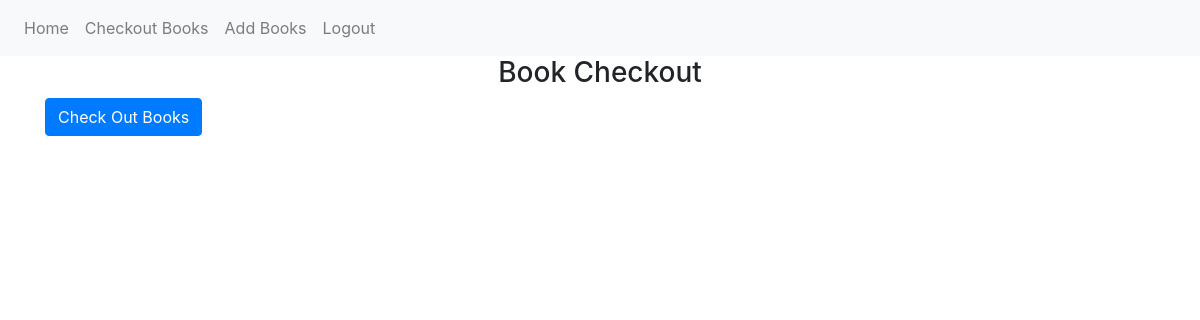
The app's page /checkout (signed in), older data.
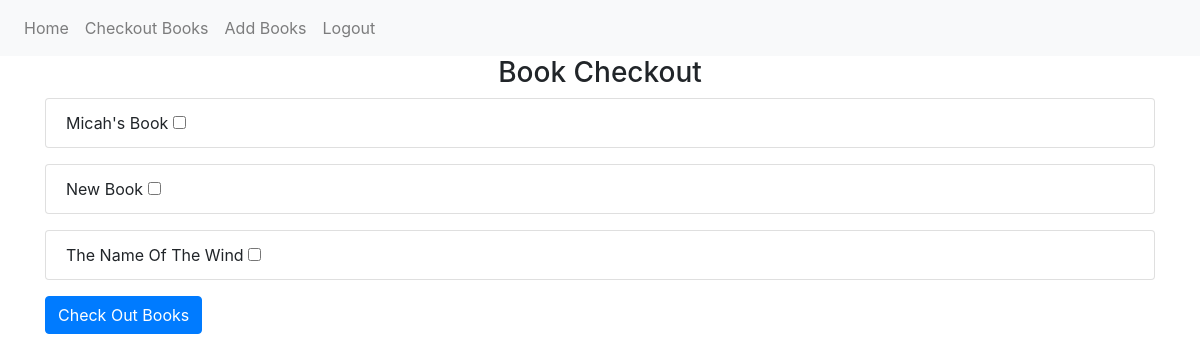
The same page, newer data.
### library/models.py (models this page shows)
class Book(db.Model):
  id = db.Column(db.Integer, primary_key=True)
  title = db.Column(db.String(100), unique=True, nullable=False)
  checked_out = db.Column(db.Boolean)
  author = db.Column(db.String(100), nullable=False)
  user_id = db.Column(db.Integer, db.ForeignKey('user.id'))

### library/views.py (the view, shortened to what this page needs)
@views.route('/checkout', methods=['GET', 'POST'])
@login_required
def checkout():
  books = Book.query.filter_by(checked_out=False).all()
  return render_template("checkout.html", books=books, user=current_user)

### library/__init__.py (called while the page is built)
def create_app():
  app = Flask(__name__, instance_relative_config=False)
  app.config['SECRET_KEY'] = 'mysecretkey'
  app.config['SQLALCHEMY_DATABASE_URI'] = 'sqlite:///library.db'
  db.init_app(app)
  from .views import views
  from .auth import auth
  app.register_blueprint(views, url_prefix='/')
  app.register_blueprint(auth, url_prefix='/')
  from .models import User
  create_database(app)
  login_manager = LoginManager()
  login_manager.login_view = 'auth.login'
  login_manager.init_app(app)
  @login_manager.user_loader
  def load_user(id):
    return User.query.get(int(id))
  return app

### library/templates/checkout.html (shortened to what this page needs)
{% extends "base.html" %}
{% block content %}
<h3 align="center">Book Checkout</h3>
<form method="POST">
  <div class="form-group">
    {% for book in books %}
    <div class="form-group">
      <div class="list-group">
        <li class="list-group-item">
          {{book.title}}
          <input type="checkbox" id="book" name="book" value="{{book.title}}">
        </li>
      </div>
    </div>
    {% endfor %}
    <button type="submit" class="btn btn-primary">Check Out Books</button>
  </div>
</form>
{% endblock %}

### library/templates/base.html (shortened to what this page needs)
<!DOCTYPE html>
<html lang="en">
<head>
  <link
    rel="stylesheet"
    href="https://maxcdn.bootstrapcdn.com/bootstrap/4.0.0/css/bootstrap.min.css"
  >
</head>
<body>
  <nav class="navbar navbar-expand-lg navbar-light bg-light">
    <div class="collapse navbar-collapse" id="navbar">
      <div class="navbar-nav">
        {% if user.is_authenticated %}
        <a class="nav-item nav-link" id="home" href="/">Home</a>
        <a class="nav-item nav-link" id="checkout" href="/checkout">Checkout Books</a>
        <a class="nav-item nav-link" id="add_book" href="/add_book">Add Books</a>
        <a class="nav-item nav-link" id="logout" href="/logout">Logout</a>
        {% else %}
        <a class="nav-item nav-link" id="login" href="/login">Login</a>
        <a class="nav-item nav-link" id="signup" href="/signup">Sign Up</a>
        {% endif %}
      </div>
    </div>
  </nav>
  <div class="container">
    {% block content %}
    {% endblock %}
  </div>
</body>
</html>

Row changes from the older to the newer data that the page shows:
added Book: title "Micah's Book"
added Book: title "New Book"
added Book: title "The Name Of The Wind"
